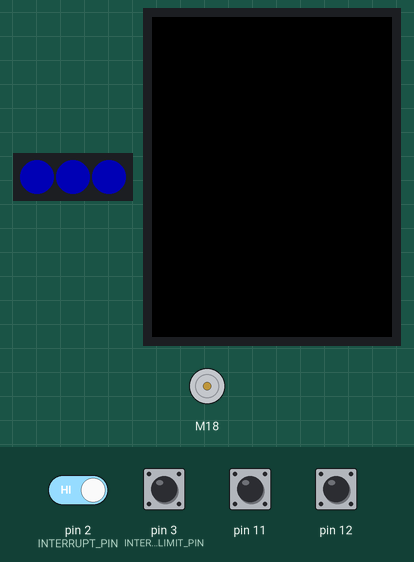
The sketch below on a simulated Arduino Uno, built with avr-gcc and run on an emulated ATmega328P. Parts: 3 RGB LEDs in strip order, left to right, 240×320 colour display, DC motor (green arrow = forward, orange = backward, longer = faster). The inputs (shaded band) are chosen by the test bench; at power-on: pin 2 (INTERRUPT_PIN), pin 11, pin 12 HIGH, pin 3 (INTERRUPT_LIMIT_PIN) LOW. Dim RGB values are drawn brighter than linear; storage starts empty; what the sketch prints to the serial monitor is not drawn.

Above: at 5.0 s.
5.1 s: pin 3 (INTERRUPT_LIMIT_PIN) pulled HIGH for 0.15 s
At 5.34 s:
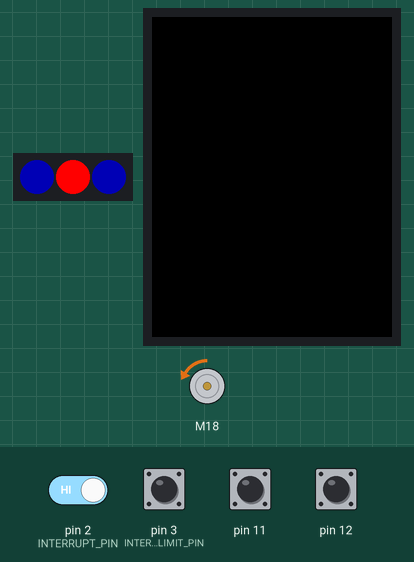
5.8 s: pin 3 (INTERRUPT_LIMIT_PIN) pulled HIGH for 1 s
At 7.24 s:
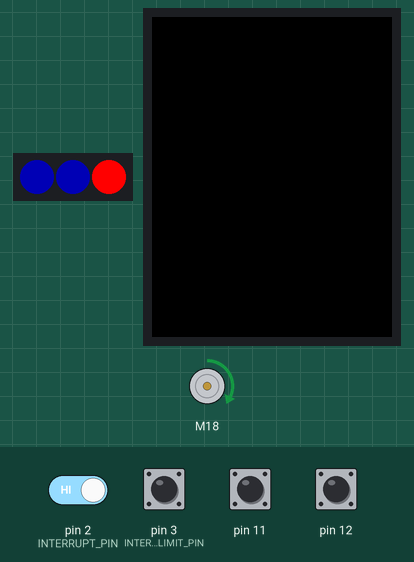
7.4 s: pin 3 (INTERRUPT_LIMIT_PIN) pulled HIGH for 3.2 s
At 10.4 s:
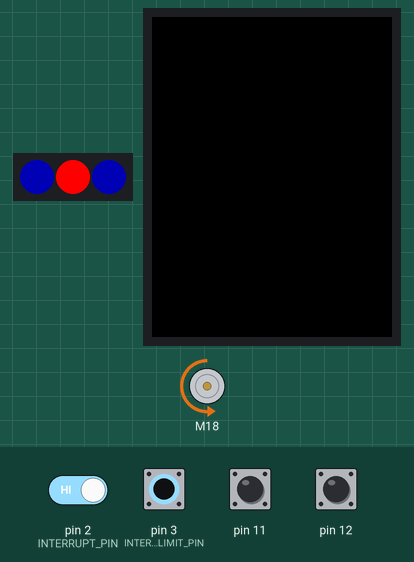
12.1 s: pin 2 (INTERRUPT_PIN) driven LOW and pin 3 (INTERRUPT_LIMIT_PIN) driven HIGH
15.1 s: pin 3 (INTERRUPT_LIMIT_PIN) pulsed LOW 5 times (0.12 s each, 0.3 s apart)
At 19.0 s:
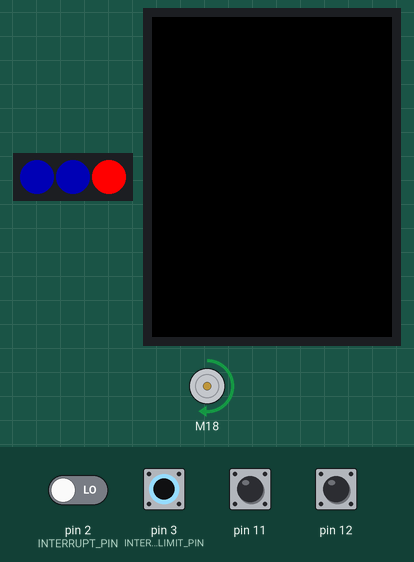
Timing chart, 0 to 20.2 s (numbered marks = the images above; inputs shaded):
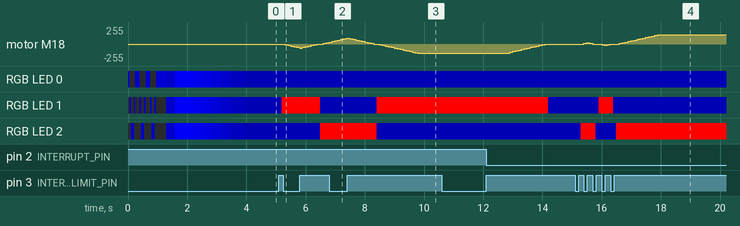

The sketch:

ShuttleDeckAndScreenDriversControl.ino
```cpp
//#include "Arduino.h"
//#include "SPI.h"
//#include "Adafruit_GFX.h"
#include "Adafruit_ILI9341.h"
#include "JBitmapHandler.h"
//#include "SD.h"
#include <SparkFun_TB6612.h>
#include "PinChangeInterrupt.h"
#include <Adafruit_NeoPixel.h>

// motor and motor control related defines and globals---------------------
const int motorNo = 1;
const int maxSpeed = 150;

//motor states and direction
#define CLOCKWISE 10
#define COUNTERCLOCKWISE 12
#define STOPPED 14
#define RUNNING 16
#define BRAKING 18
#define AUTO_OPERATION 20
#define CLOCKWISE_LIMITED 22
#define COUNTERCLOCKWISE_LIMITED 24
#define TIMED_REVERSE 26
#define SPEED_INCREMENT 10

#define CONSOLE_POLLING_FREQUENCY 100 //ms  how often we'll check for a change in state

unsigned long previousMillis = 0;
unsigned long currentMillis = 0;

volatile unsigned long stateDebounceDelay = 20;
volatile unsigned long debounceTime = millis();

volatile int motorSpeed = 0;
volatile uint8_t motorDirection = CLOCKWISE;
volatile uint8_t motorState = STOPPED;
volatile bool reverseDirectionOnStop = false;
volatile bool counterclockwise_limit_tripped = false;
volatile bool clockwise_limit_tripped = false;

bool firstPass = true;

// Pins for all inputs, keep in mind the PWM defines must be on PWM pins
#define AIN1 18
#define AIN2 7
#define PWMA 5
#define STBY 9

//pins for buttons
#define BUTTON_TRN_CLKWISE 13
#define BUTTON_TRN_AUTO 12
#define BUTTON_TRN_CNTCLKWISE 11

//we have two interrupts required for concurrent actions
#define INTERRUPT_PIN 2
#define INTERRUPT_LIMIT_PIN 3

// Which pin on the Arduino is connected to the NeoPixels?
// On a Trinket or Gemma we suggest changing this to 1:
#define LED_PIN   19
// How many NeoPixels are attached to the Arduino?
#define LED_COUNT 3

// Declare our NeoPixel strip object:
Adafruit_NeoPixel strip(LED_COUNT, LED_PIN, NEO_GRB + NEO_KHZ800);

// Argument 1 = Number of pixels in NeoPixel strip
// Argument 2 = Arduino pin number (most are valid)
// Argument 3 = Pixel type flags, add together as needed:
//   NEO_KHZ800  800 KHz bitstream (most NeoPixel products w/WS2812 LEDs)
//   NEO_KHZ400  400 KHz (classic 'v1' (not v2) FLORA pixels, WS2811 drivers)
//   NEO_GRB     Pixels are wired for GRB bitstream (most NeoPixel products)
//   NEO_RGB     Pixels are wired for RGB bitstream (v1 FLORA pixels, not v2)
//   NEO_RGBW    Pixels are wired for RGBW bitstream (NeoPixel RGBW products)

#define BUTX_CLOCKWISE 1
#define BUTX_COUNTERCLOCKWISE 2
#define BUTX_AUTO 0

#define MAXBRIGHT 255
#define THREEQUARTERBRIGHT 191
#define HALFBRIGHT 127
#define QUARTERBRIGHT 64
#define MINBRIGHT 20
#define OFF 0

//TFT related defines and globals---------------------------------
// SPI and TFT pins
#define TFT_CS 5
#define TFT_RST 3 //22
#define TFT_DC 7
#define TFT_MOSI 16 //23
#define TFT_CLK 15 //18
#define TFT_MISO 14 //19

// chip select for SD card
#define SD_CS 13
#define ROTATION 3

bool StartupFailed = false;

// Use hardware SPI (on Uno, #13, #12, #11) and the above for CS/DC/RST
Adafruit_ILI9341 tft = Adafruit_ILI9341(TFT_CS, TFT_DC, TFT_RST);
int tftWidth, tftHeight;

// array to hold image filenames
#define MAX_IMAGES 20
String images[MAX_IMAGES];
int imageToShow = 0;

JBitmapHandler bmh = JBitmapHandler();
//----------------------------------------------------------------------------

class jButton {  //create an instance per button passing in the pin.

  private:
    int8_t PIN = 0;
    bool pressed = false;
    byte indexNum=0;

  public:
    jButton(uint8_t pin, byte indx) {
      PIN=pin;
      pinMode(PIN, INPUT_PULLUP);
      indexNum=indx;
    }

    jButton(uint8_t pin, byte indx, byte type) {
      PIN=pin;
      pinMode(PIN, type);
      indexNum=indx;
    }

    bool readButtonState(){
       return pressed;
    }

    byte getButtonIndex(){
      return indexNum;
    }

    bool hasStateChanged() {  //return true if the value of the button has changed

       bool currentButtonState = pressed;
       pressed = this->onButtonChange();

       if (currentButtonState != pressed){
         return true;
       }
       else {
         return false;
       }
    }

    bool onButtonChange(){  //read the digital pin for its value.  Note this assumes the signal is debounced properly
      delay(20);
      if ( digitalRead(PIN) == LOW ){
        return true;
      }
      else {
        return false;
      }
    }

    uint8_t getPIN() {
      return PIN;
    }
}; //class jButton

Motor motor1 = Motor(AIN1, AIN2, PWMA, motorNo, STBY);

//all buttons and/or switches
volatile jButton button_clk_wise(BUTTON_TRN_CLKWISE, BUTX_CLOCKWISE);
volatile jButton button_cnt_clk_wise(BUTTON_TRN_CNTCLKWISE, BUTX_COUNTERCLOCKWISE);
volatile jButton button_auto_turn(BUTTON_TRN_AUTO, BUTX_AUTO);
volatile jButton optical_limit_switch(INTERRUPT_LIMIT_PIN, BUTX_COUNTERCLOCKWISE, INPUT);

void setup() {

  Serial.begin(115200);
  motorControlSetup();
  TFTScreenSetup();
}

void motorControlSetup() {
  pinMode(INTERRUPT_PIN, INPUT_PULLUP);
  //OCR0A = 0xAF;
  //TIMSK0 |= _BV(OCIE0A);

  attachInterrupt(digitalPinToInterrupt(INTERRUPT_PIN), buttonChangeHandler, CHANGE);
  attachInterrupt(digitalPinToInterrupt(INTERRUPT_LIMIT_PIN), limitChangeHandler, CHANGE);

  strip.begin();           // INITIALIZE NeoPixel strip object (REQUIRED)
  strip.show();            // Turn OFF all pixels ASAP

  showStartupSequence();
}

void TFTScreenSetup(){

  // avoid chip select contention
  pinMode(TFT_CS, OUTPUT);
  digitalWrite(TFT_CS, HIGH);
  pinMode(SD_CS, OUTPUT);
  digitalWrite(SD_CS, HIGH);

  tft.begin();
  tft.setRotation(ROTATION);
  tft.fillScreen(ILI9341_BLACK);
  tftWidth = tft.width();
  tftHeight = tft.height();

  if (!SD.begin(SD_CS)) {
    Serial.println("SD Card initialization failed!");
    StartupFailed=true;
  }
  else {
    // get list of bmp files in root directory

    File rootFolder = SD.open("/");
    File nextFile;
    String nextFileName;
    int imageCount = 0;

    // initialise images array
    for (imageCount = 0; imageCount < MAX_IMAGES; imageCount ++) {
      images[imageCount] = String("");
    }

    // load filenames into images array
    imageCount = 0;
    while((nextFile = rootFolder.openNextFile()) && (imageCount < MAX_IMAGES))  {
      // check if directory
      if (!nextFile.isDirectory()) {
        // not a directory - check if bmp
        nextFileName = nextFile.name();

        Serial.println(nextFileName.indexOf(".BMP"));
        Serial.print(nextFileName);
        Serial.println(" found");

        if (nextFileName.indexOf(".BMP") != -1) {
          // bmp found
          Serial.println("Bitmap");
          images[imageCount] = String("/" + nextFileName);
          Serial.println(images[imageCount]);
          imageCount ++;
        }
      }
      nextFile.close();
    }
    if (nextFile) nextFile.close();
    rootFolder.close();
  }

  Serial.println("SETUP COMPLETE");
}

void showStartupSequence() {

  for (byte passNo = 0; passNo < 3; passNo++){

  //do a pass from start to end of successive flashes
    for (int ledCount = 0; ledCount < LED_COUNT; ledCount++) {
      strip.setPixelColor(ledCount, (0, 0, HALFBRIGHT));
      if (ledCount > 0){
        strip.setPixelColor((ledCount-1), (0, 0, 0));
      }
      strip.show();
      delay(50);
    }

    //do a pass from end to start of successive flashes
    for (int ledCount = (LED_COUNT-1); ledCount >= 0; ledCount--) {
      strip.setPixelColor(ledCount,(0, 0, HALFBRIGHT));
      if (ledCount < LED_COUNT){
        strip.setPixelColor((ledCount + 1), (0, 0, 0));
      }
      strip.show();
      delay(50);
    }
    delay(50);
    setAndShowPixel(0,0,0,0);
  }

  for (int newBright = 0; newBright <= MAXBRIGHT; newBright++){
    for (int ledCount = 0; ledCount < LED_COUNT; ledCount++) {
      strip.setPixelColor(ledCount, (0, 0, newBright));
    }
    strip.show();
    delay(2);
  }

  for (int newBright = MAXBRIGHT; newBright >= QUARTERBRIGHT; newBright--){
    for (int ledCount = 0; ledCount < LED_COUNT; ledCount++) {
      strip.setPixelColor(ledCount, (0, 0, newBright));
    }
    strip.show();
    delay(10);
  }
}

void setAndShowPixel(byte pixelNumber, int R, int G, int B){
  strip.setPixelColor(pixelNumber, (R,G,B));
  strip.show();
}

void resetAllButtonLights(){
    for (int ledCount = 0; ledCount < LED_COUNT; ledCount++) {
      strip.setPixelColor(ledCount, (0,0,QUARTERBRIGHT));
    }
    strip.show();
}

void limitChangeHandler() {
      if (digitalRead(INTERRUPT_LIMIT_PIN)){
        if ( motorDirection == CLOCKWISE ) {
          Serial.println("CLOCKWISE limit reached");
          motorState = CLOCKWISE_LIMITED;
        }
        else {
          Serial.println("COUNTER CLOCKWISE limit reached");
          motorState = COUNTERCLOCKWISE_LIMITED;
        }
      }
      else {
        clockwise_limit_tripped = false;
        counterclockwise_limit_tripped = false;
      }
}

void buttonChangeHandler() {

  //once detected, act on the first occurance only and ignore any spurious signals for 'stateDebounceDelay' ms
  if ((millis() - debounceTime) > stateDebounceDelay) {

    debounceTime = millis();

    if(button_auto_turn.hasStateChanged()){
      if (button_auto_turn.readButtonState()){
        if (motorState == AUTO_OPERATION) {
          Serial.println("Toggling Auto OFF");
          reverseDirectionOnStop = false;
          motorState = BRAKING;

        }
        else {
          if (motorState == RUNNING) {  //if auto buttton invoked while the motor is already running, everything stops
            Serial.println("AUTO button interrupted RUN status");
            motorState = BRAKING;
          }
          else {
            Serial.println("Toggling Auto ON");
            reverseDirectionOnStop = true;
            motorState = AUTO_OPERATION;
          }
        }
      }
      else {
        Serial.println("AUTO UP");
      }
      return;
    }

    if(button_clk_wise.hasStateChanged()){
      if (button_clk_wise.readButtonState()){
        Serial.println("CLOCKWISE DOWN");
        reverseDirectionOnStop = false;
        motorDirection = CLOCKWISE;
        motorState = RUNNING;
      }
      else {
        Serial.println("CLOCKWISE UP");
        if( motorState != CLOCKWISE_LIMITED || motorState != CLOCKWISE_LIMITED) {
          motorState = BRAKING;
        }
      }
      return;
   }

    if(button_cnt_clk_wise.hasStateChanged()){
      if (button_cnt_clk_wise.readButtonState()){
        Serial.println("COUNTER CLOCKWISE DOWN");
        reverseDirectionOnStop = false;
        motorDirection = COUNTERCLOCKWISE;
        motorState = RUNNING;
      }
      else {
        Serial.println("COUNTER CLOCKWISE UP");
        if( motorState != CLOCKWISE_LIMITED || motorState != CLOCKWISE_LIMITED) {
          motorState = BRAKING;
        }
      }
      return;
    }
  }
}

//SIGNAL(TIMER0_COMPA_vect) //handler for timed interrupts
//{
//}

void loop()
{

    /*Serial.print("Showing image ");
  Serial.print(imageToShow);
  Serial.print(" - ");
  Serial.println(images[imageToShow]); */

  if (images[imageToShow] != "") {
    Serial.print("attempting to show: ");
    Serial.println(images[imageToShow]);
    bmh.loadBitmap(images[imageToShow]);
    bmh.serialPrintHeaders();
    //tft.fillScreen(ILI9341_BLACK);
    bmh.renderImage(&tft,0,0);
    delay(3000);
  }

  imageToShow ++;
  if (imageToShow >= MAX_IMAGES){
    imageToShow = 0;
  }

  currentMillis = millis();

  if (currentMillis - previousMillis >= CONSOLE_POLLING_FREQUENCY) {  //execute any timed operations every X ms
    previousMillis = currentMillis;

    if (motorState == TIMED_REVERSE) {
      Serial.print("TIMED REVERSE");
      reverseDirectionOnStop = false;

      if (motorSpeed < (maxSpeed - SPEED_INCREMENT)) { //reverse
        motorSpeed += SPEED_INCREMENT;

        if (motorDirection == CLOCKWISE){
          motor1.drive(motorSpeed);
          strip.setPixelColor(button_cnt_clk_wise.getButtonIndex(),MAXBRIGHT,0,0);
          strip.show();
        }
        else {
          motor1.drive(-(motorSpeed));
          strip.setPixelColor(button_clk_wise.getButtonIndex(),MAXBRIGHT,0,0);
          strip.show();
        }
      }
      else {
        delay(3000);
        motorState = BRAKING;
      }
    }

    if (motorState == AUTO_OPERATION) {
      strip.setPixelColor(button_auto_turn.getButtonIndex(),0,255,0);
      strip.show();

      if (motorSpeed < (maxSpeed - SPEED_INCREMENT)) {
        motorSpeed += SPEED_INCREMENT;

        if (motorDirection == CLOCKWISE){
          strip.setPixelColor(button_cnt_clk_wise.getButtonIndex(),0,0,QUARTERBRIGHT);
          strip.setPixelColor(button_clk_wise.getButtonIndex(),255,165,0); //orange
          strip.show();
          motor1.drive(motorSpeed);
        }
        else {
          motor1.drive(-(motorSpeed));
          strip.setPixelColor(button_cnt_clk_wise.getButtonIndex(),255,165,0); //orange
          strip.setPixelColor(button_clk_wise.getButtonIndex(),0,0,QUARTERBRIGHT);
          strip.show();
        }
      }
      return;
    }

    if (motorState == RUNNING) {
      reverseDirectionOnStop = false;
      if (motorSpeed < (maxSpeed - SPEED_INCREMENT)) {
        motorSpeed += SPEED_INCREMENT;

        if (motorDirection == CLOCKWISE){
          strip.setPixelColor(button_clk_wise.getButtonIndex(),0,MAXBRIGHT,0);
          strip.show();
          motor1.drive(motorSpeed);
        }
        else {
          strip.setPixelColor(button_cnt_clk_wise.getButtonIndex(),0,MAXBRIGHT,0);
          strip.show();
          motor1.drive(-(motorSpeed));
        }
      }
      return;
    }

    if (motorState == CLOCKWISE_LIMITED){
      clockwise_limit_tripped =  true;
      motorState = BRAKING;
    }

    if (motorState == COUNTERCLOCKWISE_LIMITED){
      counterclockwise_limit_tripped =  true;
      motorState = BRAKING;
    }

    if (motorState == BRAKING){
      motorSpeed -= SPEED_INCREMENT;
      if (motorSpeed >= 0) {
        if (motorDirection == CLOCKWISE){
          motor1.drive(motorSpeed);
        }
        else {
          motor1.drive(-(motorSpeed));
        }

      }
      else {
        Serial.println("STOPPED");
        motor1.brake();
        motor1.standby();
        motorState = STOPPED;
        motorSpeed = 0;
        resetAllButtonLights();
      }

      if (motorState == STOPPED) {
        resetAllButtonLights();

        if (reverseDirectionOnStop) {  //this should only be true if the former motorState was AUTO
          if (motorDirection == CLOCKWISE){
            motorDirection = COUNTERCLOCKWISE;
            strip.setPixelColor(button_cnt_clk_wise.getButtonIndex(),255,165,0); //orange
            strip.setPixelColor(button_clk_wise.getButtonIndex(),0,0,QUARTERBRIGHT);
            strip.show();
          }
          else {
            motorDirection = CLOCKWISE;
            strip.setPixelColor(button_clk_wise.getButtonIndex(),255,165,0); //orange
            strip.setPixelColor(button_clk_wise.getButtonIndex(),0,0,QUARTERBRIGHT);
            strip.show();
          }
          motorState = AUTO_OPERATION;

          Serial.println("Limited reached. Reverse direction: ");
          Serial.println(reverseDirectionOnStop);
          Serial.println("DIRECTION: ");
          Serial.println(motorDirection);
          Serial.println("State:");
          Serial.println(motorState);
        }
        else {  //then the rotation MAY have been stopped due to a limit swtch, back it out
          if (clockwise_limit_tripped == true) {
            strip.setPixelColor(button_clk_wise.getButtonIndex(),MAXBRIGHT,0,0);
            strip.show();
            Serial.println("CLOCKWISE Limited reached. Back up 3 seconds ");
            clockwise_limit_tripped = false;
            motorDirection = COUNTERCLOCKWISE;
            motorState = TIMED_REVERSE;
          }

          if (counterclockwise_limit_tripped == true) {
            strip.setPixelColor(button_cnt_clk_wise.getButtonIndex(),MAXBRIGHT,0,0);
            strip.show();
            Serial.println("COUNTERCLOCKWISE Limited reached. Back up 3 seconds ");
            counterclockwise_limit_tripped = false;
            motorDirection = CLOCKWISE;
            motorState = TIMED_REVERSE;
          }
        }
      }
    }
  }
}
```

Measured:
- after the input at 5.1 s, motor M18: moves from stopped to backward 60/255 over 0.50 s, starting after 0.19 s; RGB LED 1: RGB(0, 0, 64) → RGB(255, 0, 0) after 0.10 s
- after the input at 5.8 s, RGB LED 1: RGB(255, 0, 0) → RGB(0, 0, 64) after 0.69 s; RGB LED 2: RGB(0, 0, 64) → RGB(255, 0, 0) after 0.69 s
- after the input at 7.4 s, RGB LED 1: RGB(0, 0, 64) → RGB(255, 0, 0) after 0.99 s; RGB LED 2: RGB(255, 0, 0) → RGB(0, 0, 64) after 0.99 s
- after the input at 15.1 s, motor M18: stopped → forward 10/255 after 0.29 s, → forward 20/255 0.10 s later, → forward 10/255 0.10 s later, → stopped 0.10 s later, … (22 changes in this stretch); RGB LED 1: RGB(0, 0, 64) → RGB(255, 0, 0) after 0.80 s, → RGB(0, 0, 64) 0.50 s later
